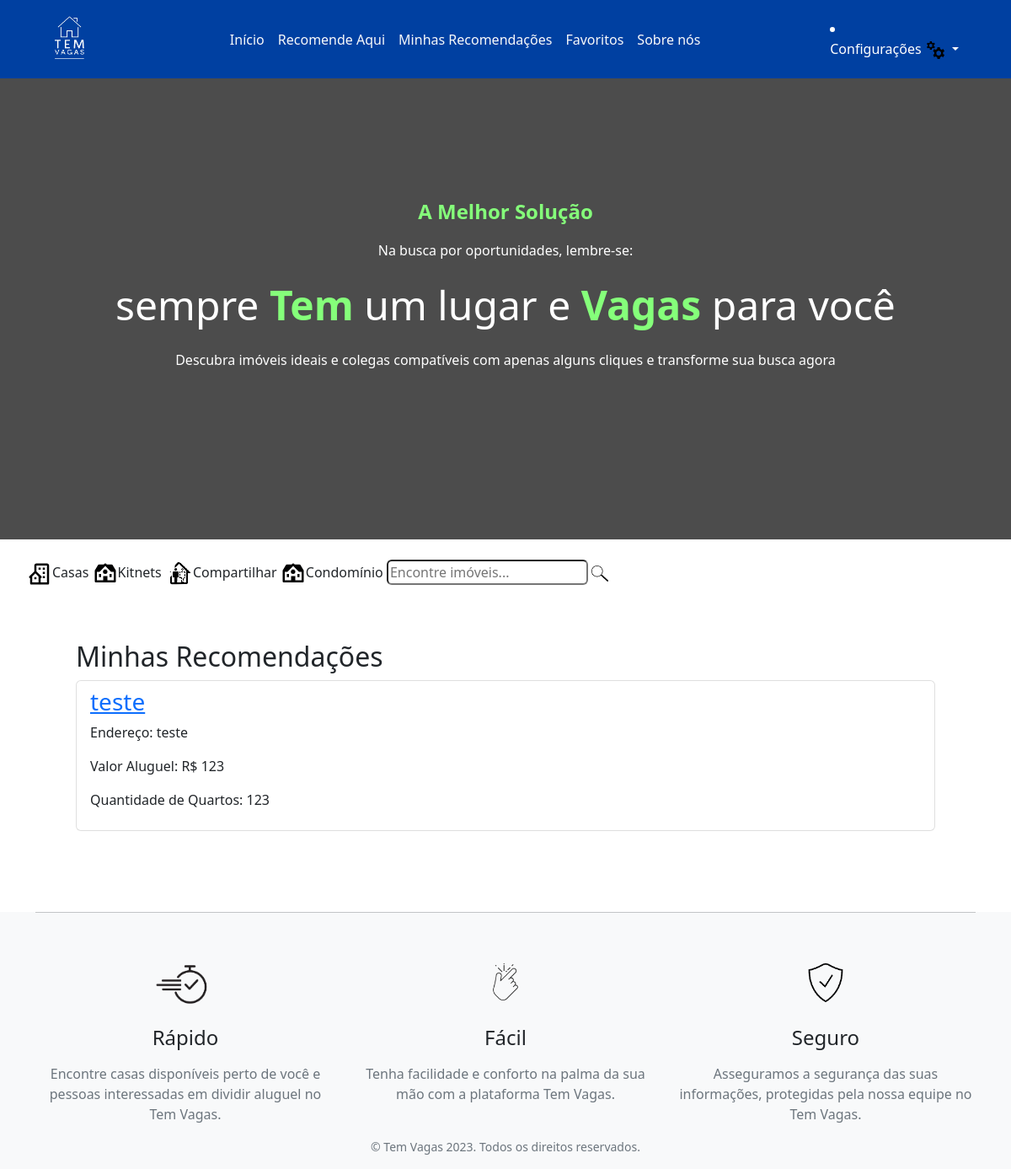
Screenshot of /listar-recomendacoes/ (signed in) with the database file from the repository.
### posts_app/models.py (models this page shows, shortened)
class recomendacoes(models.Model):
    nome = models.CharField(max_length=100)
    telefone = models.IntegerField()
    tipo_imovel = models.CharField(max_length=100)
    endereco = models.CharField(max_length=255)
    logradouro = models.CharField(max_length=255)
    numero = models.IntegerField()
    bairro = models.CharField(max_length=255)
    cidade = models.CharField(max_length=255)
    estado = models.CharField(max_length=255)
    cep = models.IntegerField()
    valor_aluguel = models.IntegerField()
    quantidade_quartos = models.IntegerField()
    quantidade_banheiros = models.IntegerField()
    descricao = models.TextField()
    image = models.ImageField(upload_to='images/', blank=True, null=True)
    create_at = models.DateTimeField(auto_now_add=True)
    owner = models.ForeignKey('accounts.CustomUser', on_delete=models.CASCADE, null=True)
    curtidas = models.ManyToManyField(CustomUser, through='Curtida', related_name='curtidas')
    class Meta:
        verbose_name = 'Imovel'
        verbose_name_plural = 'Imoveis'
        ordering = ['id']

### posts_app/views.py (the view)
# urls.py: path('listar-recomendacoes/', views.listar_recomendacoes, name='listar-recomendacoes'),
@login_required
def listar_recomendacoes(request):
    usuario_logado = request.user
    recomendacoes_do_usuario = recomendacoes.objects.filter(owner=usuario_logado)
    context = {'recomendacoes': recomendacoes_do_usuario}
    return render(request, 'listar_recomendacoes.html', context)

### posts_app/templates/listar_recomendacoes.html (shortened to what this page needs)
{% extends 'base.html' %}
{% block content %}
<div class="text-start">
  <h2>Minhas Recomendações</h2>
  {% if recomendacoes %}
    <ul class="list-group">
      {% for recomendacao in recomendacoes %}
        <li class="list-group-item">
          <a href="{% url 'recommendation-detail' recomendacao.id %}">
            <h3>{{ recomendacao.nome }}</h3>
          </a>
          <p>Endereço: {{ recomendacao.endereco }}</p>
          <p>Valor Aluguel: R$ {{ recomendacao.valor_aluguel }}</p>
          <p>Quantidade de Quartos: {{ recomendacao.quantidade_quartos }}</p>
        </li>
      {% endfor %}
    </ul>
  {% else %}
    <p>Você ainda não fez nenhuma recomendação.</p>
  {% endif %}
</div>
{% endblock content%}

### rows the page displays
recomendacoes: nome "teste", endereco "teste", valor_aluguel "123", quantidade_quartos "123"
